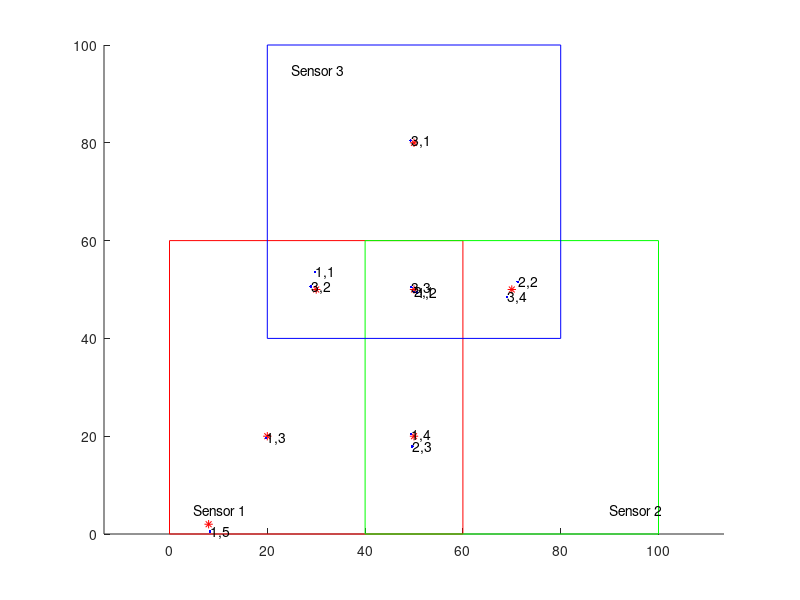

This chart was generated by the following MATLAB code: (Note: this script raises an error after producing the figure.)
% this will trying to handle the sensors with different FOV but have small
% intersection area
% Goal: draw 7 circles around 7 ground truths
clc
% clear all
close all

%% Create 3 areas with intersection
% At this small program, the ground truths are fixed
% Assume there are 3 FOVs, have tersections
f = figure(1);
% f.WindowState = 'maximized';
hold on 
axis equal
rectangle('Position',[0 0 60 60],   'EdgeColor','r');
rectangle('Position',[40 0 60 60],  'EdgeColor','g');
rectangle('Position',[20 40 60 60], 'EdgeColor','b');

text(5, 5, 'Sensor 1')
text(90, 5, 'Sensor 2')
text(25, 95, 'Sensor 3')

area1_xy = [0, 60, 60, 0;
            0, 0,  60, 60];
area2_xy = [40, 100, 100, 40;
            0,  0,   60,  60];
area3_xy = [20, 80, 80,  20;
            40, 40, 100, 100];
        
threshold = 10;
        
%% properties of detections
r1 = 0.95;
r2 = 0.8;
r3 = 0.8;
r = [r1, r2, r3];
w = [1/3, 1/3, 1/3];

%% Create some hardcoded ground truth
ground_truth{1} = struct('mean', [50;80],'covariance', 1*eye(2));
ground_truth{2} = struct('mean', [30;50],'covariance', 1*eye(2));
ground_truth{3} = struct('mean', [50;50],'covariance', 1*eye(2));
ground_truth{4} = struct('mean', [70;50],'covariance', 1*eye(2));
ground_truth{5} = struct('mean', [20;20],'covariance', 1*eye(2));
ground_truth{6} = struct('mean', [50;20],'covariance', 1*eye(2));
% ground_truth{7} = struct('mean', [80;20],'covariance', 1*eye(2));
ground_truth{7} = struct('mean', [8;2],'covariance', 1*eye(2));

for i = 1:length(ground_truth)
    plot(ground_truth{i}.mean(1), ground_truth{i}.mean(2),'r*')
end

%% Create detections depending on the FOV
detection = {}; % the existance ratio is not considered now
idx = 1;
for i = 1: length(ground_truth) % ground_truth
    if inpolygon(ground_truth{i}.mean(1),ground_truth{i}.mean(2),area1_xy(1,:), area1_xy(2,:)) % in area 1
        detection{end+1} = struct('ID', idx, 'source', 1, 'existance', r1, ...
            'mean', mvnrnd(ground_truth{i}.mean,ground_truth{i}.covariance)', 'cov', 2*[2,0;0,1]);
        idx = idx+1;
    end
    if inpolygon(ground_truth{i}.mean(1),ground_truth{i}.mean(2),area2_xy(1,:), area2_xy(2,:)) % in area 2
        detection{end+1} = struct('ID', idx, 'source', 2, 'existance', r2, ...
            'mean', mvnrnd(ground_truth{i}.mean,ground_truth{i}.covariance)', 'cov', 2*[2,0;0,1]);
        idx = idx+1;
    end
    if inpolygon(ground_truth{i}.mean(1),ground_truth{i}.mean(2),area3_xy(1,:), area3_xy(2,:)) % in area 3
        detection{end+1} = struct('ID', idx, 'source', 3, 'existance', r3, ...
            'mean', mvnrnd(ground_truth{i}.mean,ground_truth{i}.covariance)', 'cov', 2*[2,0;0,1]);
        idx = idx+1;
    end 
end

%% put detections from same sensor together
sensor_detection = {};
% warning: this makes the lopps j times, maybe takes longer time
for j = 1:3 % the sensor's idx
    sensorj_detection = {};
    for i = 1:size(detection,2) % detection idx
        if(detection{i}.source) == j % if this detection comes from this sensor
            sensorj_detection{end+1} = detection{i};
        end    
    end
    sensor_detection{end+1} = sensorj_detection;
end

%% plot the detections
for i = 1: length(sensor_detection)
    for j = 1: length(sensor_detection{i})
        plot(sensor_detection{i}{j}.mean(1), sensor_detection{i}{j}.mean(2), '.b');
        text(sensor_detection{i}{j}.mean(1)+0.1, sensor_detection{i}{j}.mean(2)-0.1, [num2str(i),',',num2str(j)])
    end
end

%% form the association groups upon all the tracks
threshold = 1;
group = {};



for i = 1:length(r)-1 % i = 1 to num_sensing-1
    for j = i+1:length(r) % i+1 to num_sensing
        [assignment, unassigned_1, unassigned_2] = ...
            TracksPairAssign(sensor_detection{i}, sensor_detection{j}, threshold); 
        % return assignment matrix and vectors for unassgined detections
        
        ID_matrix = FindIDPairFromAssigment(assignment, sensor_detection, i, j);
        % convert assigment matrix into the ID_matrix which contains global
        % ID for each tracks. ID matrix in shape 2*N, each column stores a
        % pair of tracks 
        
        % in each column, if upper track in ID matrix is member in the
        % group, lower track should be store in the corresponding group
        for m = 1:size(ID_matrix,2) 
            flag = ismember(ID_matrix(1,m), cell2mat(group));
                if flag
                    idx = FindGroupIdx(group, ID_matrix(1,m)); % return idx of the group 
                    group{idx}(end+1) = ID_matrix(2,m); % add new track into this group
                    group{idx} = unique(group{idx}); % make each cell in group unique
                else
                    % if upper member is not a member, create a new group at the tail
                    group{end+1} = ID_matrix(:,m)'; 
                end
        end
        
        % store all the unassigned tracks at the tail 
        for k = 1:length(unassigned_1)
            if ~ismember(sensor_detection{i}{unassigned_1(k)}.ID, cell2mat(group))
                group{end+1} = sensor_detection{i}{unassigned_1(k)}.ID;
            end
        end
        
        for k = 1:length(unassigned_2)
            if ~ismember(sensor_detection{j}{unassigned_2(k)}.ID, cell2mat(group))
                group{end+1} = sensor_detection{j}{unassigned_2(k)}.ID;
            end
        end
        
    end
end

% group cleaning up, if one-track group exists repeatly in any other group, remove
% it
for i = 1:length(group)
    if length(group{i}) == 1
        if sum(cell2mat(group)==group{i}) >= 2
            group{i} = [];
        end
    end
end

% clean up empty group, since the previous removal results in empty cell
group = group(~cellfun('isempty',group));
         




%% help functions
function score = KLD(m1,m2,cov1,cov2)
% calculate KLD score between two Gaussian densities

    score = 0.5*( (m2-m1)'*inv(cov2)*(m2-m1) + trace(inv(cov2)*cov1)...
        - log(det(cov1)/det(cov2)) - 2 );
end


function [assignment, unassigned_1, unassigned_2] = TracksPairAssign(detection_1, detection_2, threshold)
% Input: detection_1, detection_2, assignment threshold
% Output: assignment of two detections, unassigned detection_1, and
% unassigned detection_2


    % find KLD cost matrix
    cost_matrix = zeros(size(detection_1,2), size(detection_2,2));
    for m =1:size(detection_1,2)
        for n =1:size(detection_2,2)
            score1 = KLD(detection_1{m}.mean, detection_2{n}.mean, detection_1{m}.cov, detection_2{n}.cov);
            score2 = KLD(detection_2{n}.mean, detection_1{m}.mean, detection_2{n}.cov, detection_1{m}.cov);
            cost_matrix(m, n) = 0.5*(score1+score2);
        end
    end

    [assignment, unassigned_1, unassigned_2] = assignDetectionsToTracks(cost_matrix, threshold);
end



function ID_matrix = FindIDPairFromAssigment(assignment, sensor_detection, num_s1, num_s2)
% convert assgin matrix into ID_matrix

    % transpose the assign matrix into 2xN
    assignment = assignment';
    % preallocate ID_matrix
    ID_matrix = zeros(2,size(assignment, 2));
    
    for j = 1:size(assignment, 2)
        ID_matrix(1, j) = sensor_detection{num_s1}{assignment(1,j)}.ID;
    end
    
    for j = 1:size(assignment, 2)
        ID_matrix(2, j) = sensor_detection{num_s2}{assignment(2,j)}.ID;
    end
    
end



function idx = FindGroupIdx(A, b)
% given a track, return the idx of the group which contains this track

    for i = 1:length(A)
        for j = 1:length(A{i})
            if ismember(A{i}(j), b)
                idx = i;
            end
        end
    end
end





